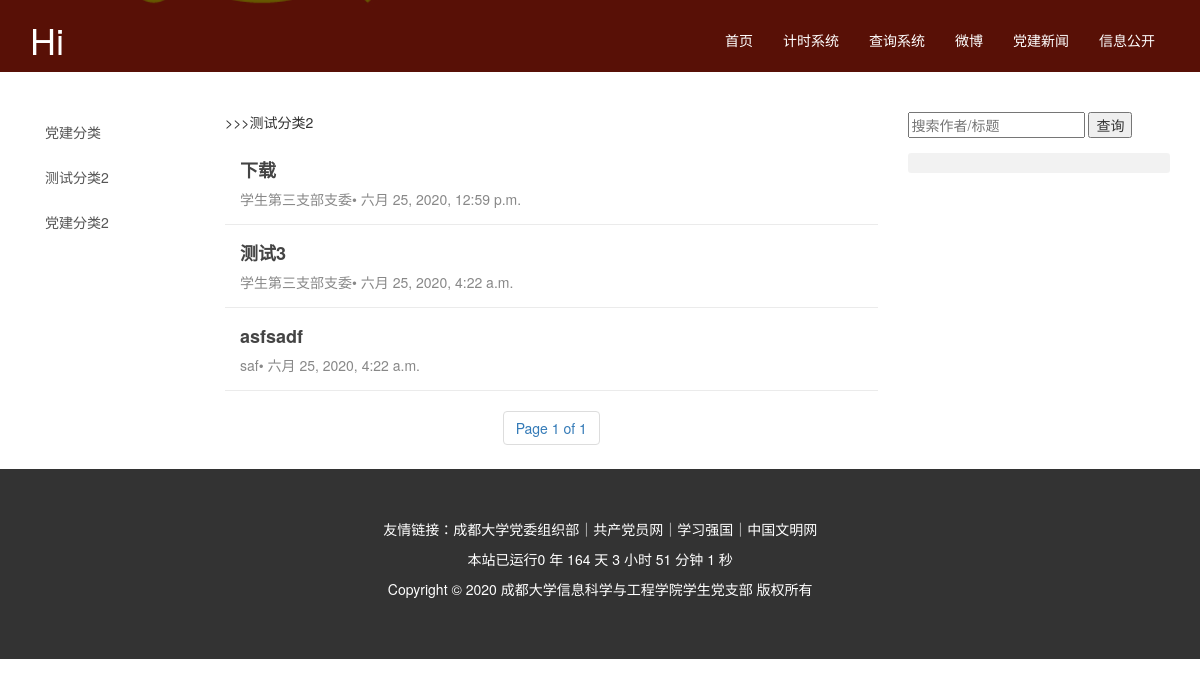
Screenshot of /info/?page=1&cate=2 with the database file from the repository.
### check/models.py (models this page shows, shortened)
class notice_Category(models.Model):
    name = models.CharField(u'分类名',max_length=10,default='党建分类')
    detail = models.CharField(u'详细描述',max_length = 100,default = '党建分类具体描述')
    def name_level(self):
       	return self.grade.name.name
    name_level.admin_order_field = 'grade__level__name'
    class Meta:
        verbose_name = '信息公开分类'
        verbose_name_plural = verbose_name

class notice_Article(models.Model):
    title = models.CharField(u'文章标题',default = '标题',max_length=100)
    author = models.CharField(u'发布人',default='学生第三支部支委',null=False,max_length = 10)
    date = models.DateTimeField(u'发布时间', null=False)
    content = RichTextUploadingField(u'发布内容')
    category = models.ForeignKey('notice_Category',on_delete=models.CASCADE)
    class Meta:
        verbose_name = '信息公开'
        verbose_name_plural = verbose_name

### check/views.py (the view)
# urls.py: path('info/',cv.open_notice,name = 'info'),
def open_notice(reqiure):
    rcateid = reqiure.GET.get('cate')
    page = reqiure.GET.get('page')
    allcate =  models.notice_Category.objects.all()
    cateinfo = list()
    for ob in allcate:
        cateinfo.append({'id' : ob.id,'catename' : ob.name})
    start_id = cateinfo[0].get('id')
    try:
        notice_cate = models.notice_Category.objects.get(id = rcateid)
        notice_detail = models.notice_Article.objects.filter(category = notice_cate).order_by('-date')
        catename = notice_cate.name
    except:
        notice_cate = models.notice_Category.objects.get(id = start_id)
        notice_detail = models.notice_Article.objects.filter(category = notice_cate).order_by('-date')
        catename = notice_cate.name
    notice_details = list()
    for ob in notice_detail:
        notice_details.append({'title' : ob.title,'author' : ob.author,'date' : ob.date,'id' : ob.id})
    paginator = Paginator(notice_details,10)
    if page == None:
        page = 1
    try:
        detail_info = paginator.page(page)
    except PageNotAnInteger:
        detail_info = paginator.page(1)
    except InvalidPage:
        return HttpResponse('找不到页面的内容')
    except EmptyPage:
        detail_info = paginator.page(paginator.num_pages)
    return render(reqiure,'notice.html' ,context = {'cateinfo' : cateinfo,'detail_info':detail_info,'cateid' : rcateid,'catename' : catename})

### check/templates/notice.html (shortened to what this page needs)
<!DOCTYPE html>
<html lang="en">
<head>
    <link rel="stylesheet" href="http://maxcdn.bootstrapcdn.com/bootstrap/3.2.0/css/bootstrap.min.css">
    <link rel="stylesheet" href="http://maxcdn.bootstrapcdn.com/font-awesome/4.3.0/css/font-awesome.min.css">
     <link rel="stylesheet" href="https://cdnjs.cloudflare.com/ajax/libs/font-awesome/5.12.1/css/all.min.css">
    <link rel="stylesheet" href="/static/custom_style.css">
    <link rel="stylesheet" href="/static/responsive.css">
    <link rel="stylesheet" href="/static/assistant.css">
    <link rel="stylesheet" href="/static/css/bootstrap.min.css">
    <link rel="stylesheet" href="/static/css/noticemain.css">
    <link rel="stylesheet" href="/static/css/owl.carousel.css">
</head>
<body>
    <header class="header" >
        <div class="container">
            <div class="row">
                <div class="col-md-3">
                    <div class="logo">
                        <h1><a href="">Hi</a></h1>
                    </div>
                </div>
                <div class="col-md-9">
                    <div class="navbar-collapse collapse">
                        <ul class="nav navbar-nav navbar-right text-uppercase">
                        <li class="layui-nav-item"><a href= {% url 'index' %}>首页</a></li>
                        <li class="layui-nav-item"><a href= {% url 'timer' %}>计时系统</a></li>
                        <li class="layui-nav-item"><a href = {% url 'query' %}>查询系统</a></li>
                        <li class="layui-nav-item"><a href="https://weibo.com/u/6394953874?nick=%E6%88%90%E5%A4%A7%E4%BF%A1%E5%B7%A5%E6%96%B0%E9%9D%92%E5%B9%B4&is_hot=1">微博</a></li>
                        <li class="layui-nav-item"><a href="http://xgxy.cdu.edu.cn/p/42/">党建新闻</a></li>
                        <li class="layui-nav-item"><a href = {% url 'info' %}>信息公开</a></li>
                        </ul>
                    </div>
                </div>
            </div>
        </div>
    </header>
    <section id="sliders">
        <div data-velocity="-.2" class="overlay-bg slide-bg"></div>
    </section>
<br>
<br>
<div class="container">
    <div class="row">
        <div class="col-sm-2">
            <div class="list-group side-bar hidden-xs">
                {% for line in cateinfo%}
                    {% if forloop.first %}
                        <a href="{% url 'info'%}?page=1&cate={{line.id}}" class="list-group-item">{{line.catename}}</a>
                    {% else %}
                    <a href="{% url 'info'%}?page=1&cate={{line.id}}" class="list-group-item">{{line.catename}}</a>
                    {% endif %}
                {% endfor %}
            </div>
        </div>
        <div class="col-sm-7">
            <div class="news-list">
                <p>>>>{{catename}}</p>
                {% for line in detail_info %}
                <div class="news-list-item clearfix">
                    <div class="col-xs-7">
                        <a href="{% url 'info_detail' %}?id={{line.id}}" class="title">{{line.title}}</a>
                        <div class="info">
                            <span>{{line.author}}</span>•
                            <span>{{line.date}}</span>
                        </div>
                    </div>
                </div>
                {% endfor %}
            </div>
              <div id="pages" class="text-center" >
        <nav>
            <ul class="pagination">
                <li class="step-links">
                <span class="current">
                    Page {{ detail_info.number }} of {{ detail_info.paginator.num_pages }}</span>
                </li></ul></nav>
        </div>
        </div>
        <div class="col-sm-3">
            <div class="search-bar">
                <input type="text"  id = "names" placeholder="搜索作者/标题">
                <input type="button" class="logbtn" id = "logbtn" onclick = "gogogo()" value="查询">
            </div>
            <div class="side-bar-card" id = "side-bar-card">
            </div>
        </div>
    </div>
</div>
 <section class="footer-top section-padding block">
        <div class = 'centered'>
                    <p>友情链接：<a href="http://zzb.cdu.edu.cn/" style="color : white">成都大学党委组织部</a>｜<a href="http://www.12371.cn/" style="color : white">共产党员网</a>｜<a href="https://www.xuexi.cn/" style="color : white">学习强国</a>｜<a href="http://www.wenming.cn/" style="color : white">中国文明网</a></p>
					<p id="sitetime"></p>
					<p>Copyright © 2020 成都大学信息科学与工程学院学生党支部 版权所有</p>
        </div>
    </section>
  </body>
</html>

### check/static/custom_style.css (style rules this page uses)
h1, h2, h3, h4, h5, h6 { font-weight: normal; margin: 0 0 15px; font-family: 'Arvo', serif; }
html, body { height: 100% }
body { font-family: 'Open Sans', sans-serif }
.header { width: 100% }
.logo h1 { margin: 0; padding: 20px 0; transition: .3s; }
.logo > h1 a { color: #fff }
.header .navbar-nav { margin-top: 15px; transition: .3s; }
.header .navbar-nav > li > a { color: #fff }
.overlay-bg { position: absolute; left: 0; top: 0; width: 100%; height: 100%; background-size: cover; background-position: center center; }
.overlay-bg::after { background: none repeat scroll 0 0 #000; content: ""; height: 100%; left: 0; opacity: 0.6; position: absolute; top: 0; width: 100%; }
.slide-bg { background-image: url(/static/slide-bg.jpg) }
.section-padding { padding: 50px 0 }
.footer-top { background: none repeat scroll 0 0 #333; color: #fff; }
a, .footer a, .footer-social a:hover, a.tc-control:hover, .single-service i.fa, .single-about:hover i, .header .navbar-nav > li:hover > a, .scroll-to-bottom a:hover, .header .navbar-nav > li.active > a { color: #e74c3c; transition: .3s; }

### check/static/css/noticemain.css (style rules this page uses)
img, .side-bar .list-group-item, .side-bar-card { border-radius: 3px; }
.side-bar .list-group-item { border: 0; margin-bottom: 5px; }
.news-list-item .title { display: block; color: #444444; font-size: 18px; font-weight: bold; margin-bottom: 5px; line-height: 1.5em; }
.news-list-item .info { color: #888888; }
.news-list-item { padding-top: 15px; padding-bottom: 15px; border-bottom: 1px solid #ebebeb; }
.side-bar-card { background: rgba(0, 0, 0, 0.05); margin-top: 15px; padding: 10px 0; }

### check/templates/notice.html (style rules this page uses)
.block:before { content: ''; display: inline-block; height: 100%; vertical-align: middle; margin-right: -0.25em; }
.centered { display: inline-block; vertical-align: middle; width: 50%; }
.block { text-align: center; }
#sliders { height: 9%; position: relative; }

### rows the page displays
notice_Category: catename "党建分类"
notice_Category: catename "测试分类2", name "测试分类2"
notice_Category: catename "党建分类2"
notice_Article: title "下载", author "学生第三支部支委", date "六月 25, 2020, 12:59 p.m."
notice_Article: title "测试3", author "学生第三支部支委", date "六月 25, 2020, 4:22 a.m."
notice_Article: title "asfsadf", author "saf", date "六月 25, 2020, 4:22 a.m."

### other values shown
{{ detail_info.number }} "1"
{{ detail_info.paginator.num_pages }} "1"
